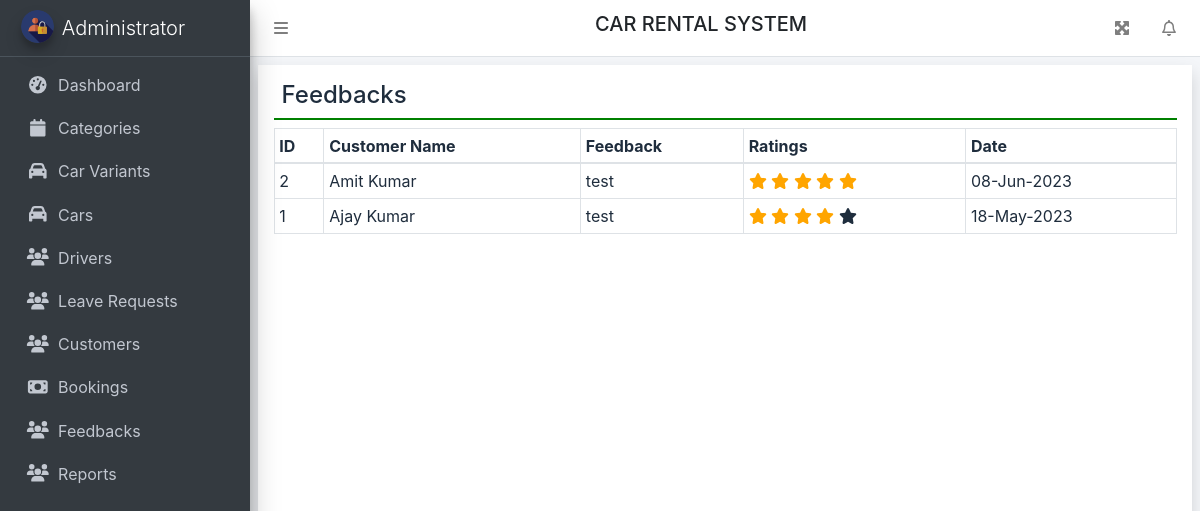
Screenshot of /feedbacks.php with the database file from the repository.
### tables this page shows
CREATE TABLE `feedbacks` (
  `id` int NOT NULL,
  `ratings` int DEFAULT NULL,
  `feedback` varchar(1000) NOT NULL,
  `createdon` datetime NOT NULL DEFAULT CURRENT_TIMESTAMP,
  `customer_id` varchar(40) NOT NULL
);

CREATE TABLE `customers` (
  `userid` varchar(40) NOT NULL,
  `uname` varchar(50) NOT NULL,
  `phone` varchar(10) DEFAULT NULL,
  `gender` varchar(12) DEFAULT NULL,
  `address` varchar(40) DEFAULT NULL,
  `createdon` datetime NOT NULL DEFAULT CURRENT_TIMESTAMP
);

### dbfun.php (called while the page is built, shortened)
<?php
function connect() {
    $link = mysqli_connect(HOST, USER, PASSWORD, DBNAME) or die("Error " . mysqli_connect_error());
    return $link;
}
function allrecords($table) {
    $link = connect();
    $result = mysqli_query($link, "SELECT * FROM $table") or die("Error " . mysqli_error($link));
    $rows = [];
    while ($row = mysqli_fetch_assoc($result)) {
        $rows[] = $row;
    }
    return $rows;
}
function single($table, $condition) {
    $link = connect();
    $result = mysqli_query($link, "SELECT * FROM $table WHERE $condition limit 1")
            or die("Error " . mysqli_error($link));
    $row = mysqli_fetch_assoc($result);
    return $row;
}

### feedbacks.php (the view, shortened to what this page needs)
<?php include_once 'aheader.php';  ?>
<div class="container-fluid" style="min-height:88vh">
    <h4 class="p-2" style="border-bottom: 2px solid green;">Feedbacks</h4>
    <table class="table table-bordered table-sm">
        <thead>
            <tr>
                <th>ID</th>
                <th>Customer Name</th>
                <th>Feedback</th>
                <th>Ratings</th>
                <th>Date</th>
            </tr>
        </thead>
        <tbody>
            <?php
            foreach (allrecords("feedbacks order by id desc") as $f)
            {
                $uname=single("customers","userid='{$f["customer_id"]}'")["uname"];
                ?>
                <tr>
                    <td><?= $f["id"]?></td>
                    <td><?= $uname ?></td>
                    <td><?= $f["feedback"] ?></td>
                    <td>
                        <?php for($i = 1; $i <= 5; $i++) {
                            if ($i <= $f["ratings"])
                            { ?>
                                <span class="fa fa-star checked"></span>
                           <?php  }
                            else
                            { ?>
                                <span class="fa fa-star"></span>
                            <?php }
                        } ?>
                    </td>
                    <td><?=date('d-M-Y', strtotime($f["createdon"])) ?></td>
                </tr>
            <?php }?>
        </tbody>
    </table>
</div>
<?php include_once 'afooter.php';  ?>

### css/all.css (style rules this page uses)
.fa-star:before { content: "\f005"; }

### feedbacks.php (style rules this page uses)
.checked { color: orange; }

### rows the page displays
feedbacks: id "2", customer.uname "Amit Kumar", feedback "test", ratings 5 (drawn), createdon "08-Jun-2023"
feedbacks: id "1", customer.uname "Ajay Kumar", feedback "test", ratings 4 (drawn), createdon "18-May-2023"
